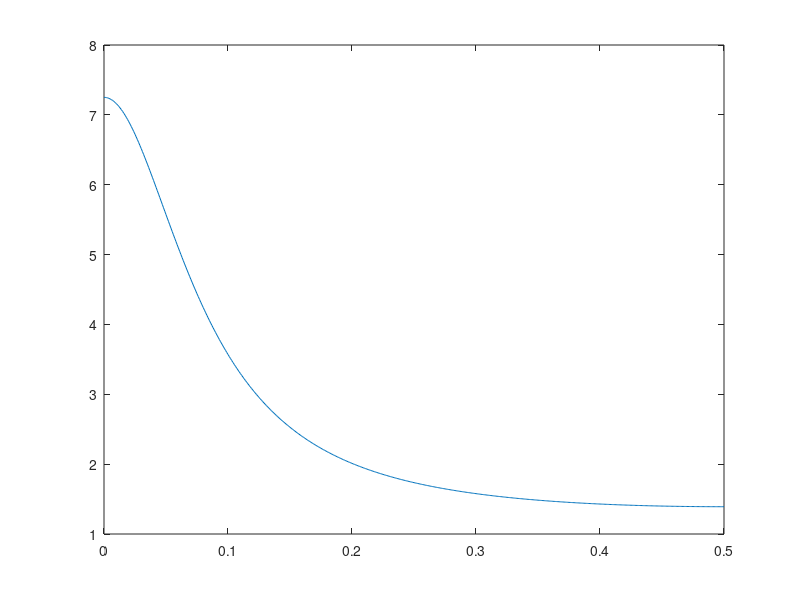

The MATLAB source for this figure:
f=0:0.001:0.5;

R=zeros(size(f));
Gamma=zeros(size(f));
for i=1:501
%      M=0.02946;
%      N=(abs(1+(-1.5387*exp(-1i*2*pi*f(i)))+(0.9169*exp(-1i*4*pi*f(i)))))^2;
%     R(i)=M/N;
     M2=2.1962*((abs(1-0.2732*exp(-1i*2*pi*f(i))))^2);
     N2=(abs(1-0.6*exp(-1i*2*pi*f(i))))^2;
     Gamma(i)=M2/N2;
end

%plot(f,R);
% hold on;
 plot(f,Gamma);
